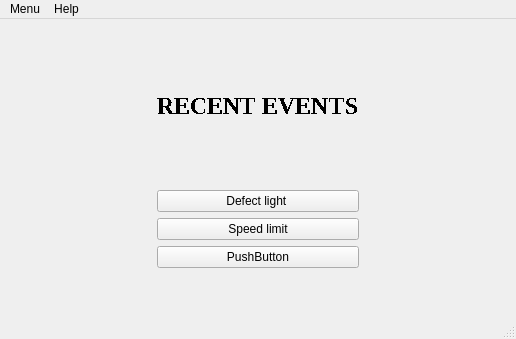
<?xml version="1.0" encoding="UTF-8"?>
<ui version="4.0">
 <class>MainWindow</class>
 <widget class="QMainWindow" name="MainWindow">
  <property name="geometry">
   <rect>
    <x>0</x>
    <y>0</y>
    <width>516</width>
    <height>339</height>
   </rect>
  </property>
  <property name="windowTitle">
   <string>Code Red</string>
  </property>
  <widget class="QWidget" name="centralwidget">
   <layout class="QGridLayout" name="gridLayout">
    <item row="1" column="1">
     <layout class="QVBoxLayout" name="verticalLayout_2">
      <item>
       <widget class="QPushButton" name="defectLightButton">
        <property name="text">
         <string>Defect light </string>
        </property>
       </widget>
      </item>
      <item>
       <widget class="QPushButton" name="speedLimitButton">
        <property name="text">
         <string>Speed limit</string>
        </property>
       </widget>
      </item>
      <item>
       <widget class="QPushButton" name="pushButton_3">
        <property name="text">
         <string>PushButton</string>
        </property>
       </widget>
      </item>
     </layout>
    </item>
    <item row="0" column="1">
     <layout class="QVBoxLayout" name="verticalLayout">
      <property name="sizeConstraint">
       <enum>QLayout::SetDefaultConstraint</enum>
      </property>
      <item>
       <widget class="QLabel" name="label">
        <property name="font">
         <font>
          <family>Times New Roman</family>
          <pointsize>18</pointsize>
          <weight>75</weight>
          <bold>true</bold>
          <underline>false</underline>
          <stylestrategy>NoAntialias</stylestrategy>
         </font>
        </property>
        <property name="text">
         <string>RECENT EVENTS</string>
        </property>
       </widget>
      </item>
     </layout>
    </item>
    <item row="1" column="2">
     <spacer name="horizontalSpacer_2">
      <property name="orientation">
       <enum>Qt::Horizontal</enum>
      </property>
      <property name="sizeHint" stdset="0">
       <size>
        <width>40</width>
        <height>20</height>
       </size>
      </property>
     </spacer>
    </item>
    <item row="1" column="0">
     <spacer name="horizontalSpacer">
      <property name="orientation">
       <enum>Qt::Horizontal</enum>
      </property>
      <property name="sizeHint" stdset="0">
       <size>
        <width>40</width>
        <height>20</height>
       </size>
      </property>
     </spacer>
    </item>
    <item row="2" column="1">
     <spacer name="verticalSpacer">
      <property name="orientation">
       <enum>Qt::Vertical</enum>
      </property>
      <property name="sizeType">
       <enum>QSizePolicy::Fixed</enum>
      </property>
      <property name="sizeHint" stdset="0">
       <size>
        <width>20</width>
        <height>40</height>
       </size>
      </property>
     </spacer>
    </item>
   </layout>
  </widget>
  <widget class="QMenuBar" name="menubar">
   <property name="geometry">
    <rect>
     <x>0</x>
     <y>0</y>
     <width>516</width>
     <height>21</height>
    </rect>
   </property>
   <widget class="QMenu" name="menuMenu">
    <property name="title">
     <string>Menu</string>
    </property>
    <addaction name="actionLight_mode"/>
    <addaction name="actionSpeed_distance"/>
    <addaction name="actionRecent_messages"/>
    <addaction name="actionSound"/>
    <addaction name="actionQuit"/>
   </widget>
   <widget class="QMenu" name="menuHelp">
    <property name="title">
     <string>Help</string>
    </property>
    <addaction name="separator"/>
   </widget>
   <addaction name="menuMenu"/>
   <addaction name="menuHelp"/>
  </widget>
  <widget class="QStatusBar" name="statusbar"/>
  <action name="actionLight_mode">
   <property name="text">
    <string>Light mode</string>
   </property>
  </action>
  <action name="actionSpeed_distance">
   <property name="text">
    <string>Speed and distance</string>
   </property>
  </action>
  <action name="actionRecent_messages">
   <property name="text">
    <string>Recent messages</string>
   </property>
  </action>
  <action name="actionSound">
   <property name="text">
    <string>Sound</string>
   </property>
  </action>
  <action name="actionQuit">
   <property name="text">
    <string>Quit</string>
   </property>
  </action>
 </widget>
 <resources/>
 <connections/>
</ui>
